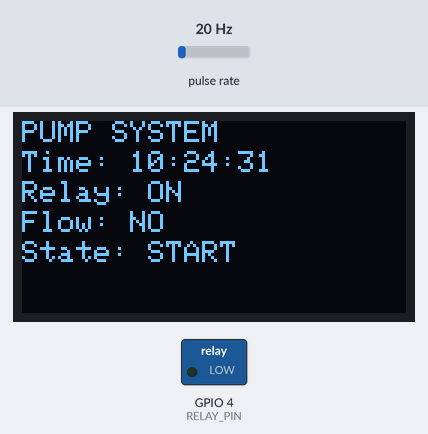
Recording of a sketch running on a simulated ESP32. Shown: 128×64 one-colour display, switched loads named in the sketch (green lamp = pin HIGH). Wiring (inferred from the names in the program): pulse sensor: data GPIO 27. The inputs (shaded band) are chosen by the test bench; at power-on: pulse rate 20 Hz. The local clock reads 2024-03-15 10:24:30 at power-on unless the sketch sets it; storage starts empty; what the sketch prints to the serial monitor is not drawn.

Above: at 1.6 s.
1.7 s: pulse rate (sensor on GPIO 27) set to 99 Hz
4.7 s: pulse rate (sensor on GPIO 27) set to 103 Hz
At 6.8 s:
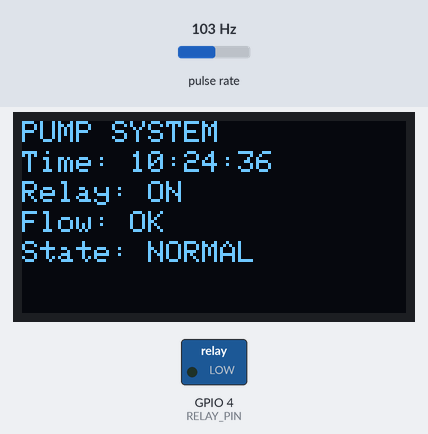
7.7 s: pulse rate (sensor on GPIO 27) set to 22 Hz
At 8.6 s:
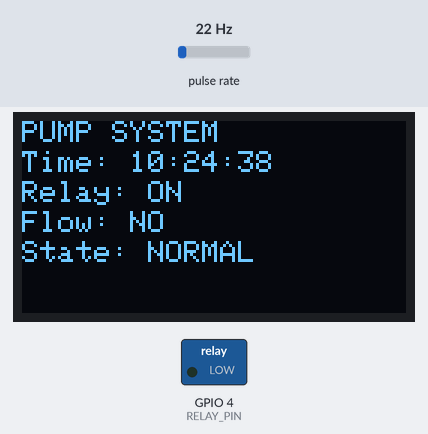
10.7 s: pulse rate (sensor on GPIO 27) set to 18 Hz
At 13.7 s:
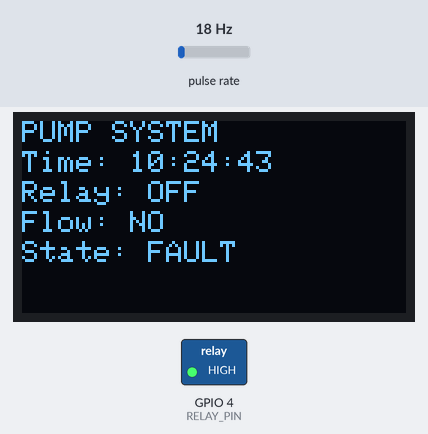
Timing chart, 0 to 14.7 s (numbered marks = the images above; inputs shaded):
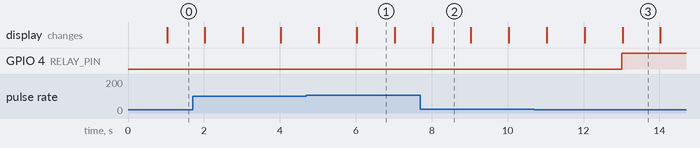

Measured:
- the behaviour switches between 100 and 101 Hz on pulse rate (sensor on GPIO 27) (found by bisection; images 0 and 1)
- the behaviour switches between 21 and 20 Hz on pulse rate (sensor on GPIO 27) (found by bisection; images 2 and 3)
- after the input at 4.7 s, the display: first differs from a run without the input after 1.3 s (image 1)
- after the input at 7.7 s, the display: changes after 0.33 s (image 2)
- after the input at 10.7 s, GPIO 4 (RELAY_PIN): LOW → HIGH after 2.3 s; the display: first differs from a run without the input after 2.3 s (image 3)
- what the display in image 1 shows lasts 1.0 s, from 6.0 s to 7.0 s

The sketch:

pump.ino
```cpp
#include <Wire.h>
#include <Adafruit_GFX.h>
#include <Adafruit_SSD1306.h>
#include "RTClib.h"
#include <SPI.h>
#include <SD.h>

// ===== OLED =====
#define SCREEN_WIDTH 128
#define SCREEN_HEIGHT 64
Adafruit_SSD1306 display(SCREEN_WIDTH, SCREEN_HEIGHT, &Wire, -1);

// ===== RTC =====
RTC_DS3231 rtc;
bool rtcAvailable = false;

// ===== SD =====
#define SD_CS 5
bool sdAvailable = false;
String logFileName = "";

// ===== PINS =====
#define FLOW_PIN 27
#define RELAY_PIN 4

volatile int pulseCount = 0;
volatile unsigned long lastPulseTime = 0;

unsigned long lastMeasureTime = 0;
unsigned long startupTime = 0;
unsigned long lastLogTime = 0;

int measuredPulse = 0;

bool relayState = true;
int noFlowCount = 0;

#define STARTUP_DELAY 5000

// ================= ISR =================
void IRAM_ATTR countPulse() {
  unsigned long now = micros();
  if (now - lastPulseTime > 800) {
    pulseCount++;
    lastPulseTime = now;
  }
}

// ================= TIME =================
String getTime() {
  if (!rtcAvailable) return "NoRTC";

  DateTime now = rtc.now();
  char buffer[10];
  sprintf(buffer, "%02d:%02d:%02d",
          now.hour(), now.minute(), now.second());

  return String(buffer);
}

// ================= LOG FILE =================
void createLogFile() {
  if (!rtcAvailable) {
    logFileName = "/log.csv";
    return;
  }

  DateTime now = rtc.now();
  char filename[30];

  sprintf(filename, "/log_%02d%02d_%02d%02d.csv",
          now.day(), now.month(),
          now.hour(), now.minute());

  logFileName = String(filename);

  File file = SD.open(logFileName, FILE_WRITE);
  if (file) {
    file.println("TIME,PULSE,RELAY");
    file.close();
  }
}

// ================= LOG =================
void logData() {
  if (!sdAvailable) return;

  File file = SD.open(logFileName, FILE_APPEND);
  if (file) {
    file.print(getTime());
    file.print(",");
    file.print(measuredPulse);
    file.print(",");
    file.println(relayState ? "ON" : "OFF");
    file.close();
  }
}

// ================= SETUP =================
void setup() {
  Serial.begin(115200);

  pinMode(FLOW_PIN, INPUT_PULLUP);
  pinMode(RELAY_PIN, OUTPUT);

  attachInterrupt(digitalPinToInterrupt(FLOW_PIN), countPulse, RISING);

  digitalWrite(RELAY_PIN, LOW); // ON (active LOW)

  // I2C
  Wire.begin(21, 22);

  // OLED
  display.begin(SSD1306_SWITCHCAPVCC, 0x3C);
  display.setTextSize(1);
  display.setTextColor(WHITE);

  // RTC
  if (rtc.begin()) rtcAvailable = true;

  // SD
  if (SD.begin(SD_CS)) {
    sdAvailable = true;
    createLogFile();
  }

  startupTime = millis();
}

// ================= LOOP =================
void loop() {

  if (millis() - lastMeasureTime >= 1000) {

    measuredPulse = pulseCount;
    pulseCount = 0;
    lastMeasureTime = millis();

    bool isStartup = false;

    // ===== STARTUP =====
    if (millis() - startupTime < STARTUP_DELAY) {
      relayState = true;
      digitalWrite(RELAY_PIN, LOW);
      isStartup = true;
    }
    else {

      // ===== YOUR ORIGINAL LOGIC (UNCHANGED) =====
      bool validFlow = (measuredPulse > 100 && measuredPulse < 500);
      bool noFlow = (measuredPulse <= 20);
      bool abnormalHigh = (measuredPulse >= 500);

      if (validFlow) {
        relayState = true;
        noFlowCount = 0;
      }

      if (noFlow || abnormalHigh) {
        noFlowCount++;
      } else {
        noFlowCount = 0;
      }

      if (noFlowCount >= 2) {
        relayState = false;
      }

      digitalWrite(RELAY_PIN, relayState ? LOW : HIGH);
    }

    // ===== DISPLAY =====
    display.clearDisplay();

    display.setCursor(0, 0);
    display.println("PUMP SYSTEM");

    display.setCursor(0, 10);
    display.print("Time: ");
    display.println(getTime());

    display.setCursor(0, 20);
    display.print("Relay: ");
    display.println(relayState ? "ON" : "OFF");

    display.setCursor(0, 30);
    display.print("Flow: ");
    if (measuredPulse > 100 && measuredPulse < 500)
      display.println("OK");
    else
      display.println("NO");

    display.setCursor(0, 40);
    display.print("State: ");
    if (isStartup)
      display.println("START");
    else if (relayState)
      display.println("NORMAL");
    else
      display.println("FAULT");

    display.display();

    // ===== SERIAL =====
    Serial.print("Pulse: ");
    Serial.print(measuredPulse);
    Serial.print(" | Relay: ");
    Serial.println(relayState ? "ON" : "OFF");

    // ===== LOG EVERY 5 SEC =====
    if (millis() - lastLogTime > 5000) {
      logData();
      lastLogTime = millis();
    }
  }
}
```
